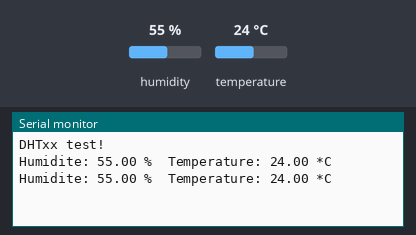
Simulated run of this sketch. Board: Arduino Uno, built with avr-gcc and run on an emulated ATmega328P. Shown: the last lines printed to the serial monitor. Inputs (shaded band) come from the test bench; at power-on: humidity 55 %, temperature 24 °C.

Above: at 4.8 s.
4.9 s: humidity set to 22 %
At 6.6 s:
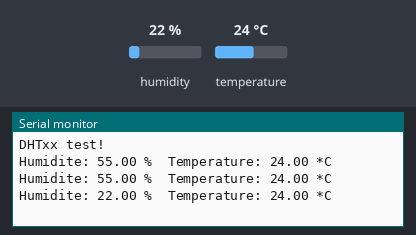
7.9 s: temperature set to 12 °C
At 8.4 s:
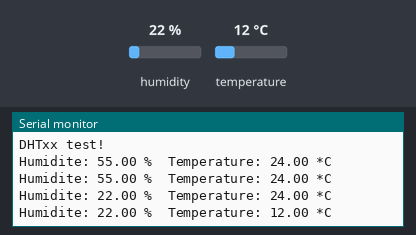
10.9 s: humidity set to 40 %
At 13.1 s:
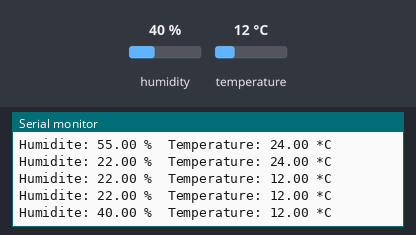
Timing chart, 0 to 14.6 s (numbered marks = the images above; inputs shaded):
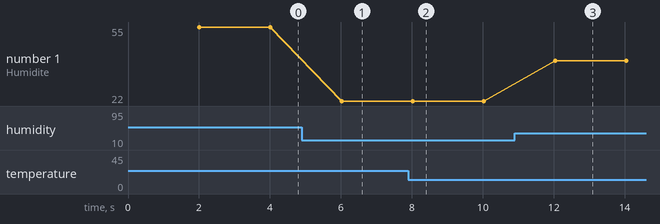

The sketch:

DHT22-simple.ino
```cpp
//
#include "DHT.h"
#define DHTPIN 7
#define DHTTYPE DHT22 // DHT 22 (AM2302)
DHT dht(DHTPIN, DHTTYPE); //déclaration du capteur

void setup()
{
 Serial.begin(9600);
 Serial.println("DHTxx test!");
 dht.begin();
}
void loop()
{
 delay(2000);
 // La lecture du capteur prend 250ms
 // Les valeurs lues peuvet etre vieilles de jusqu'a 2 secondes (le capteur est lent)
 float h = dht.readHumidity();//on lit l'hygrometrie
 float t = dht.readTemperature();//on lit la temperature en celsius (par defaut)

 //On verifie si la lecture a echoue, si oui on quitte la boucle pour recommencer.
 if (isnan(h) || isnan(t))
 {
   Serial.println("Failed to read from DHT sensor!");
   return;
 }

 float hic = dht.computeHeatIndex(t, h, false);

 //Affichages :
 Serial.print("Humidite: ");
 Serial.print(h);
 Serial.print(" %\t");
 Serial.print("Temperature: ");
 Serial.print(t);
 Serial.println(" *C ");

}
```

Measured:
- after the input at 4.9 s, the serial monitor: prints a new line after 1.1 s (image 1)
- after the input at 7.9 s, the serial monitor: prints a new line after 0.12 s (image 2)
- after the input at 10.9 s, the serial monitor: prints a new line after 1.1 s (image 3)
- plotted number 1: 55 → 22 after the input at 4.9 s, 22 → 40 after the input at 10.9 s
